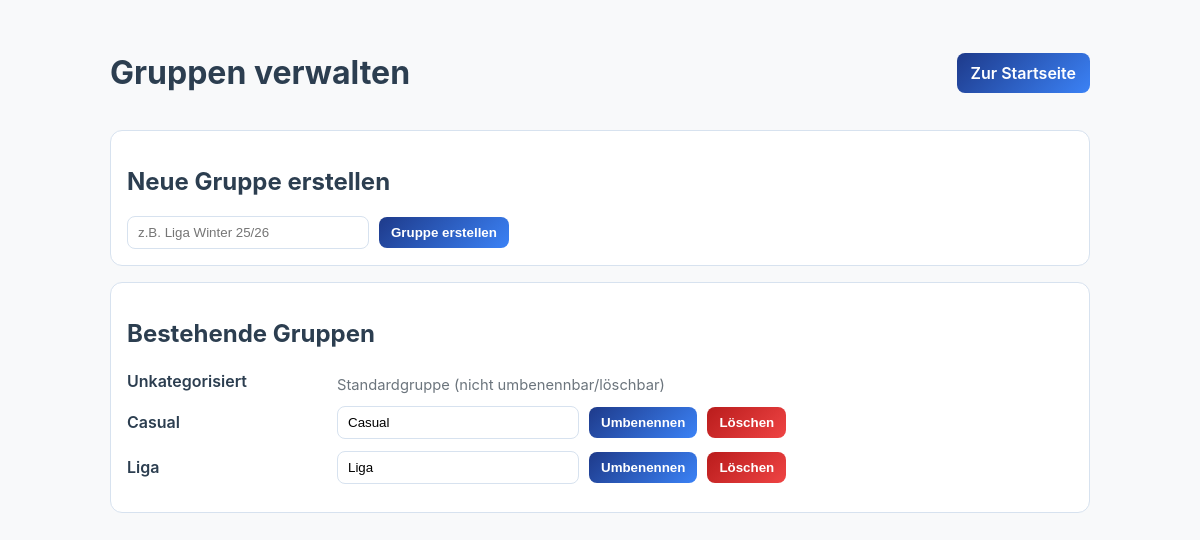
Page /mtg/groups on the committed database.
### app/models.py (models this page shows)
class TournamentGroup(db.Model):
    __tablename__ = "tournament_groups"
    id = db.Column(db.String(64), primary_key=True)
    name = db.Column(db.String(80), nullable=False, unique=True)
    normalized_name = db.Column(db.String(120), nullable=False, unique=True, index=True)
    is_system = db.Column(db.Boolean, default=False, nullable=False)
    is_active = db.Column(db.Boolean, default=True, nullable=False)
    created_at = db.Column(db.DateTime, default=_utcnow, nullable=False)

### app/routes.py (the view)
@main.route("/groups", methods=["GET"])
def manage_groups():
    return render_template(
        "groups.html",
        tournament_groups=load_tournament_groups(),
        default_group_id=DEFAULT_GROUP_ID,
    )

### app/routes.py (called while the page is built, shortened)
@main.before_app_request
def require_authentication():
    if not current_app.config.get("APP_LOGIN_ENABLED"):
        return None

### app/services/groups.py (called while the page is built)
def list_groups():
    ensure_default_groups()
    rows = (
        TournamentGroup.query
        .filter(TournamentGroup.is_active.is_(True))
        .order_by(TournamentGroup.id != DEFAULT_GROUP_ID, TournamentGroup.name.asc())
        .all()
    )
    return [{"id": row.id, "name": row.name} for row in rows]

### app/services/normalize.py (called while the page is built)
def normalize_name(value):
    compact = " ".join((value or "").strip().split())
    without_diacritics = "".join(
        ch for ch in unicodedata.normalize("NFD", compact) if unicodedata.category(ch) != "Mn"
    )
    return without_diacritics.casefold()

### app/tournament_groups.py (called while the page is built, shortened)
def _call_with_app_context(func, *args, **kwargs):
    if has_app_context():
        try:
            return func(*args, **kwargs)
        except Exception:
            return None

def load_tournament_groups():
    rows = _call_with_app_context(group_service.list_groups)
    if rows is None:
        return [{"id": gid, "name": gname} for gid, gname in _FALLBACK_GROUPS.items()]
    return rows

### app/templates/groups.html (shortened to what this page needs)
<!DOCTYPE html>
<html lang="de">
<head>
</head>
<body>
    <div class="container">
        <div class="header-row">
            <h1>Gruppen verwalten</h1>
            <a href="{{ url_for('main.index') }}" class="home-link">Zur Startseite</a>
        </div>
        <div class="card">
            <h2>Neue Gruppe erstellen</h2>
            <form method="POST" action="{{ url_for('main.create_group') }}" class="new-group-form">
                <input type="text" name="group_name" maxlength="80" required placeholder="z.B. Liga Winter 25/26">
                <button type="submit" class="btn">Gruppe erstellen</button>
            </form>
        </div>
        <div class="card">
            <h2>Bestehende Gruppen</h2>
            {% for group in tournament_groups %}
                <div class="group-row" style="margin-bottom: 12px;">
                    <div class="group-name">{{ group.name }}</div>
                    {% if group.id == default_group_id %}
                        <span class="hint">Standardgruppe (nicht umbenennbar/löschbar)</span>
                    {% else %}
                        <form method="POST" action="{{ url_for('main.rename_group') }}" class="group-row">
                            <input type="text" name="group_name" maxlength="80" required value="{{ group.name }}">
                            <button type="submit" class="btn">Umbenennen</button>
                        </form>
                        <form method="POST" action="{{ url_for('main.delete_group') }}" onsubmit="return confirm('Gruppe wirklich löschen?');">
                            <button type="submit" class="btn btn-delete">Löschen</button>
                        </form>
                    {% endif %}
                </div>
            {% endfor %}
        </div>
    </div>
</body>
</html>

### app/templates/groups.html (style rules this page uses)
:root { --bg-light: #f8f9fa; --text: #2c3e50; --muted: #6c757d; --border: #d7e2ef; --success-bg: #d4edda; --success-text: #155724; --error-bg: #f8d7da; --error-text: #721c24; --gradient-start: #1e3a8a; --gradient-end: #3b82f6; }
body { margin: 0; background: var(--bg-light); font-family: -apple-system, BlinkMacSystemFont, "Segoe UI", Roboto, sans-serif; color: var(--text); }
.container { max-width: 980px; margin: 32px auto; padding: 0 16px; }
.header-row { display: flex; justify-content: space-between; align-items: center; gap: 12px; margin-bottom: 16px; }
.home-link { text-decoration: none; color: #fff; padding: 10px 14px; border-radius: 8px; background: linear-gradient(135deg, var(--gradient-start) 0%, var(--gradient-end) 100%); font-weight: 600; }
.card { background: #fff; border: 1px solid var(--border); border-radius: 12px; padding: 16px; margin-bottom: 16px; }
.new-group-form, .group-row { display: flex; gap: 10px; align-items: center; flex-wrap: wrap; }
input[type="text"] { padding: 8px 10px; border: 1px solid var(--border); border-radius: 8px; min-width: 220px; }
.btn { border: none; border-radius: 8px; padding: 8px 12px; cursor: pointer; color: #fff; font-weight: 600; background: linear-gradient(135deg, var(--gradient-start) 0%, var(--gradient-end) 100%); }
.btn-delete { background: linear-gradient(135deg, #b91c1c 0%, #ef4444 100%); }
.hint { color: var(--muted); font-size: 0.92rem; margin-top: 8px; }
.group-name { min-width: 200px; font-weight: 600; }

### rows in the picture
TournamentGroup: name "Unkategorisiert", shows "Standardgruppe (nicht umbenennbar/löschbar)"
TournamentGroup: name "Casual", group_name "Casual"
TournamentGroup: name "Liga", group_name "Liga"
